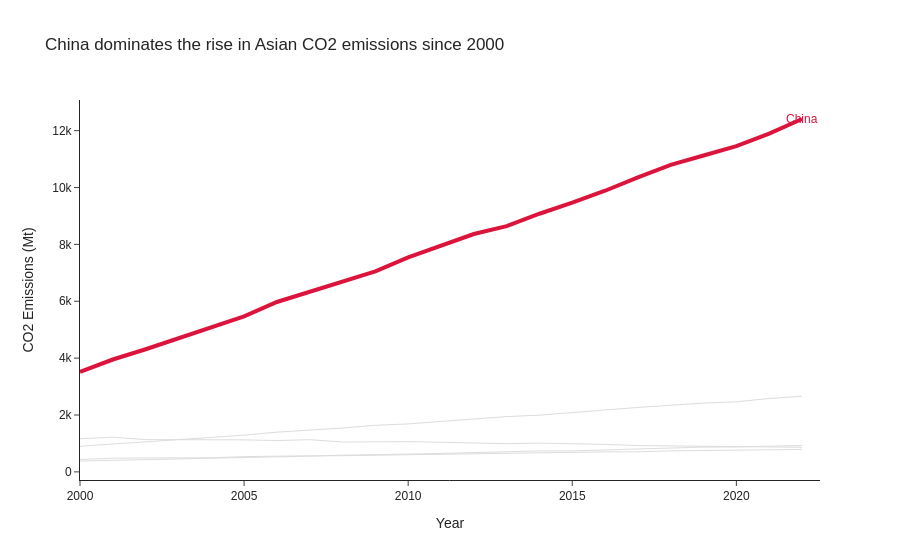

The notebook cell saved with this chart:
### Code cell
# Task 1 — Multi-series line with highlight

asia = df[df['Region'] == 'Asia']
highlight_country = 'China'

fig = go.Figure()

for country in asia['Country'].unique():
    country_df = asia[asia['Country'] == country]

    if country == highlight_country:
        fig.add_trace(go.Scatter(
            x=country_df['Year'],
            y=country_df['CO2_Mt'],
            mode='lines',
            line=dict(color='crimson', width=4),
            name=country
        ))

        fig.add_annotation(
            x=country_df['Year'].max(),
            y=country_df['CO2_Mt'].iloc[-1],
            text=country,
            showarrow=False,
            font=dict(color='crimson', size=12)
        )
    else:
        fig.add_trace(go.Scatter(
            x=country_df['Year'],
            y=country_df['CO2_Mt'],
            mode='lines',
            line=dict(color='#DDDDDD', width=1),
            hoverinfo='skip',
            showlegend=False
        ))

fig.update_layout(
    title='China dominates the rise in Asian CO2 emissions since 2000',
    template='simple_white',
    font=dict(family='Arial'),
    xaxis_title='Year',
    yaxis_title='CO2 Emissions (Mt)',
    showlegend=False
)

fig.show()

### Figure 1 — Plotly figure (JSON) as saved in the notebook; plotly's stock layout.template omitted (floating-point values rounded to 4 significant figures)
{"data": [{"line": {"color": "crimson", "width": 4}, "mode": "lines", "name": "China", "type": "scatter", "x": [2000, 2001, 2002, 2003, 2004, 2005, 2006, 2007, 2008, 2009, 2010, 2011, 2012, 2013, 2014, 2015, 2016, 2017, 2018, 2019, 2020, 2021, 2022], "y": [3514.0, 3952.0, 4312.0, 4692.0, 5079.0, 5468.0, 5974.0, 6323.0, 6673.0, 7053.0, 7543.0, 7972.0, 8365.0, 8641.0, 9078.0, 9466.0, 9887.0, 10360.0, 10790.0, 11130.0, 11450.0, 11900.0, 12410.0]}, {"hoverinfo": "skip", "line": {"color": "#DDDDDD", "width": 1}, "mode": "lines", "showlegend": false, "type": "scatter", "x": [2000, 2001, 2002, 2003, 2004, 2005, 2006, 2007, 2008, 2009, 2010, 2011, 2012, 2013, 2014, 2015, 2016, 2017, 2018, 2019, 2020, 2021, 2022], "y": [901.6, 974.6, 1056.0, 1146.0, 1205.0, 1291.0, 1396.0, 1466.0, 1542.0, 1637.0, 1687.0, 1774.0, 1865.0, 1945.0, 1994.0, 2092.0, 2177.0, 2267.0, 2345.0, 2419.0, 2466.0, 2580.0, 2661.0]}, {"hoverinfo": "skip", "line": {"color": "#DDDDDD", "width": 1}, "mode": "lines", "showlegend": false, "type": "scatter", "x": [2000, 2001, 2002, 2003, 2004, 2005, 2006, 2007, 2008, 2009, 2010, 2011, 2012, 2013, 2014, 2015, 2016, 2017, 2018, 2019, 2020, 2021, 2022], "y": [1166.0, 1220.0, 1136.0, 1131.0, 1151.0, 1127.0, 1101.0, 1133.0, 1050.0, 1061.0, 1064.0, 1042.0, 1005.0, 990.9, 1010.0, 996.6, 967.4, 925.1, 916.6, 914.5, 902.8, 898.1, 865.1]}, {"hoverinfo": "skip", "line": {"color": "#DDDDDD", "width": 1}, "mode": "lines", "showlegend": false, "type": "scatter", "x": [2000, 2001, 2002, 2003, 2004, 2005, 2006, 2007, 2008, 2009, 2010, 2011, 2012, 2013, 2014, 2015, 2016, 2017, 2018, 2019, 2020, 2021, 2022], "y": [438.1, 481.5, 490.6, 490.8, 494.6, 537.2, 539.0, 566.1, 570.0, 585.4, 595.9, 620.6, 631.1, 649.6, 646.2, 686.5, 704.0, 706.0, 738.5, 750.8, 755.8, 777.3, 789.5]}, {"hoverinfo": "skip", "line": {"color": "#DDDDDD", "width": 1}, "mode": "lines", "showlegend": false, "type": "scatter", "x": [2000, 2001, 2002, 2003, 2004, 2005, 2006, 2007, 2008, 2009, 2010, 2011, 2012, 2013, 2014, 2015, 2016, 2017, 2018, 2019, 2020, 2021, 2022], "y": [382.8, 400.4, 430.7, 453.8, 482.6, 501.9, 533.0, 551.8, 586.6, 602.5, 614.5, 647.3, 680.1, 717.7, 736.3, 738.2, 768.8, 813.7, 834.8, 872.3, 876.5, 898.5, 930.5]}], "layout": {"annotations": [{"font": {"color": "crimson", "size": 12}, "showarrow": false, "text": "China", "x": 2022, "y": 12410.0}], "font": {"family": "Arial"}, "showlegend": false, "title": {"text": "China dominates the rise in Asian CO2 emissions since 2000"}, "xaxis": {"title": {"text": "Year"}}, "yaxis": {"title": {"text": "CO2 Emissions (Mt)"}}}}
